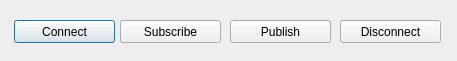
<?xml version="1.0" encoding="UTF-8"?>
<ui version="4.0">
 <class>Dialog</class>
 <widget class="QDialog" name="Dialog">
  <property name="geometry">
   <rect>
    <x>0</x>
    <y>0</y>
    <width>457</width>
    <height>61</height>
   </rect>
  </property>
  <property name="windowTitle">
   <string>Dialog</string>
  </property>
  <widget class="QPushButton" name="btn_Connect">
   <property name="geometry">
    <rect>
     <x>14</x>
     <y>20</y>
     <width>101</width>
     <height>23</height>
    </rect>
   </property>
   <property name="text">
    <string>Connect</string>
   </property>
  </widget>
  <widget class="QPushButton" name="btn_Disconnect">
   <property name="geometry">
    <rect>
     <x>120</x>
     <y>20</y>
     <width>101</width>
     <height>23</height>
    </rect>
   </property>
   <property name="text">
    <string>Subscribe</string>
   </property>
  </widget>
  <widget class="QPushButton" name="btn_Pub">
   <property name="geometry">
    <rect>
     <x>230</x>
     <y>20</y>
     <width>101</width>
     <height>23</height>
    </rect>
   </property>
   <property name="text">
    <string>Publish</string>
   </property>
  </widget>
  <widget class="QPushButton" name="btn_Sub">
   <property name="geometry">
    <rect>
     <x>340</x>
     <y>20</y>
     <width>101</width>
     <height>23</height>
    </rect>
   </property>
   <property name="text">
    <string>Disconnect</string>
   </property>
  </widget>
 </widget>
 <resources/>
 <connections/>
</ui>
